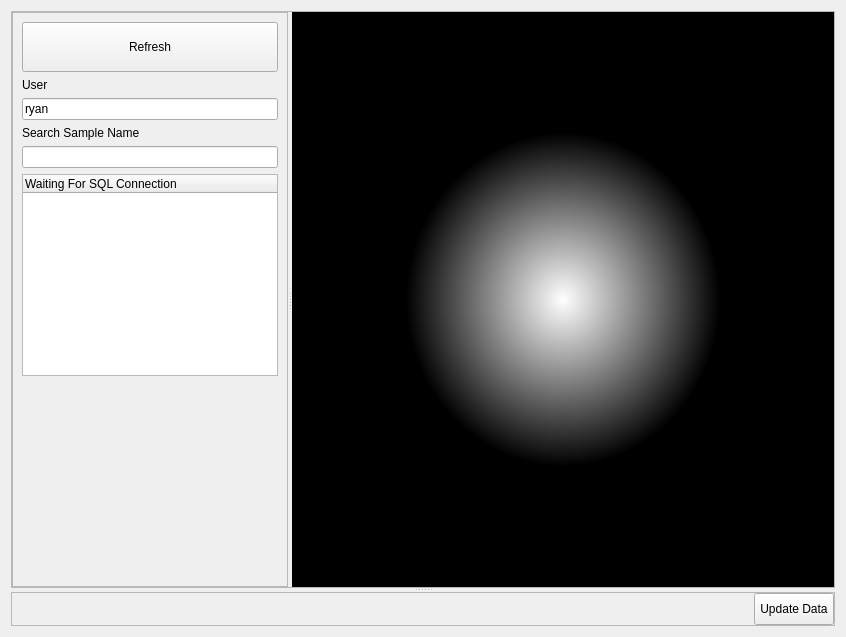
<?xml version="1.0" encoding="UTF-8"?>
<ui version="4.0">
 <class>Form</class>
 <widget class="QWidget" name="Form">
  <property name="geometry">
   <rect>
    <x>0</x>
    <y>0</y>
    <width>846</width>
    <height>637</height>
   </rect>
  </property>
  <property name="minimumSize">
   <size>
    <width>200</width>
    <height>200</height>
   </size>
  </property>
  <property name="windowTitle">
   <string>Form</string>
  </property>
  <property name="styleSheet">
   <string notr="true"/>
  </property>
  <layout class="QGridLayout" name="gridLayout_2">
   <item row="0" column="0">
    <widget class="QSplitter" name="splitter_2">
     <property name="orientation">
      <enum>Qt::Vertical</enum>
     </property>
     <widget class="QFrame" name="frame">
      <property name="frameShape">
       <enum>QFrame::StyledPanel</enum>
      </property>
      <property name="frameShadow">
       <enum>QFrame::Raised</enum>
      </property>
      <layout class="QGridLayout" name="gridLayout">
       <property name="leftMargin">
        <number>0</number>
       </property>
       <property name="topMargin">
        <number>0</number>
       </property>
       <property name="rightMargin">
        <number>0</number>
       </property>
       <property name="bottomMargin">
        <number>0</number>
       </property>
       <item row="0" column="0">
        <widget class="QSplitter" name="splitter">
         <property name="orientation">
          <enum>Qt::Horizontal</enum>
         </property>
         <widget class="QFrame" name="frame_2">
          <property name="frameShape">
           <enum>QFrame::StyledPanel</enum>
          </property>
          <property name="frameShadow">
           <enum>QFrame::Raised</enum>
          </property>
          <layout class="QVBoxLayout" name="verticalLayout">
           <item>
            <widget class="QToolButton" name="refreshConnection_toolButton">
             <property name="sizePolicy">
              <sizepolicy hsizetype="Preferred" vsizetype="Fixed">
               <horstretch>0</horstretch>
               <verstretch>0</verstretch>
              </sizepolicy>
             </property>
             <property name="minimumSize">
              <size>
               <width>100</width>
               <height>50</height>
              </size>
             </property>
             <property name="maximumSize">
              <size>
               <width>16777215</width>
               <height>200</height>
              </size>
             </property>
             <property name="text">
              <string>Refresh</string>
             </property>
            </widget>
           </item>
           <item>
            <widget class="QLabel" name="user_label">
             <property name="text">
              <string>User</string>
             </property>
            </widget>
           </item>
           <item>
            <widget class="QLineEdit" name="user_lineEdit">
             <property name="text">
              <string>ryan</string>
             </property>
            </widget>
           </item>
           <item>
            <widget class="QLabel" name="label">
             <property name="text">
              <string>Search Sample Name</string>
             </property>
            </widget>
           </item>
           <item>
            <widget class="QLineEdit" name="materialSelection_lineEdit">
             <property name="sizePolicy">
              <sizepolicy hsizetype="Preferred" vsizetype="Fixed">
               <horstretch>0</horstretch>
               <verstretch>0</verstretch>
              </sizepolicy>
             </property>
            </widget>
           </item>
           <item>
            <widget class="QTreeWidget" name="treeWidget">
             <property name="sizePolicy">
              <sizepolicy hsizetype="Expanding" vsizetype="Expanding">
               <horstretch>0</horstretch>
               <verstretch>0</verstretch>
              </sizepolicy>
             </property>
             <property name="baseSize">
              <size>
               <width>160</width>
               <height>0</height>
              </size>
             </property>
             <column>
              <property name="text">
               <string>Waiting For SQL Connection</string>
              </property>
             </column>
            </widget>
           </item>
           <item>
            <spacer name="verticalSpacer">
             <property name="orientation">
              <enum>Qt::Vertical</enum>
             </property>
             <property name="sizeHint" stdset="0">
              <size>
               <width>20</width>
               <height>40</height>
              </size>
             </property>
            </spacer>
           </item>
          </layout>
         </widget>
         <widget class="Image_Viewer" name="graphicsView">
          <property name="sizePolicy">
           <sizepolicy hsizetype="Expanding" vsizetype="Expanding">
            <horstretch>2</horstretch>
            <verstretch>0</verstretch>
           </sizepolicy>
          </property>
          <property name="styleSheet">
           <string notr="true">background-color: qradialgradient(spread:pad, cx:0.5, cy:0.5, radius:0.5, fx:0.5, fy:0.5, stop:0 rgba(255, 255, 255, 255), stop:0.579755 rgba(0, 0, 0, 255));</string>
          </property>
         </widget>
        </widget>
       </item>
      </layout>
     </widget>
     <widget class="QFrame" name="info_frame">
      <property name="sizePolicy">
       <sizepolicy hsizetype="Preferred" vsizetype="Fixed">
        <horstretch>0</horstretch>
        <verstretch>0</verstretch>
       </sizepolicy>
      </property>
      <property name="maximumSize">
       <size>
        <width>16777215</width>
        <height>48</height>
       </size>
      </property>
      <property name="frameShape">
       <enum>QFrame::StyledPanel</enum>
      </property>
      <property name="frameShadow">
       <enum>QFrame::Raised</enum>
      </property>
      <layout class="QHBoxLayout" name="horizontalLayout">
       <property name="leftMargin">
        <number>0</number>
       </property>
       <property name="topMargin">
        <number>0</number>
       </property>
       <property name="rightMargin">
        <number>0</number>
       </property>
       <property name="bottomMargin">
        <number>0</number>
       </property>
       <item>
        <spacer name="horizontalSpacer">
         <property name="orientation">
          <enum>Qt::Horizontal</enum>
         </property>
         <property name="sizeHint" stdset="0">
          <size>
           <width>40</width>
           <height>0</height>
          </size>
         </property>
        </spacer>
       </item>
       <item>
        <widget class="QPushButton" name="updateData_pushButton">
         <property name="sizePolicy">
          <sizepolicy hsizetype="Minimum" vsizetype="Expanding">
           <horstretch>0</horstretch>
           <verstretch>0</verstretch>
          </sizepolicy>
         </property>
         <property name="text">
          <string>Update Data</string>
         </property>
        </widget>
       </item>
      </layout>
     </widget>
    </widget>
   </item>
  </layout>
 </widget>
 <customwidgets>
  <customwidget>
   <class>Image_Viewer</class>
   <extends>QGraphicsView</extends>
   <header>Processing_Image_Organizer.Image_Viewer.h</header>
  </customwidget>
 </customwidgets>
 <resources/>
 <connections/>
</ui>
